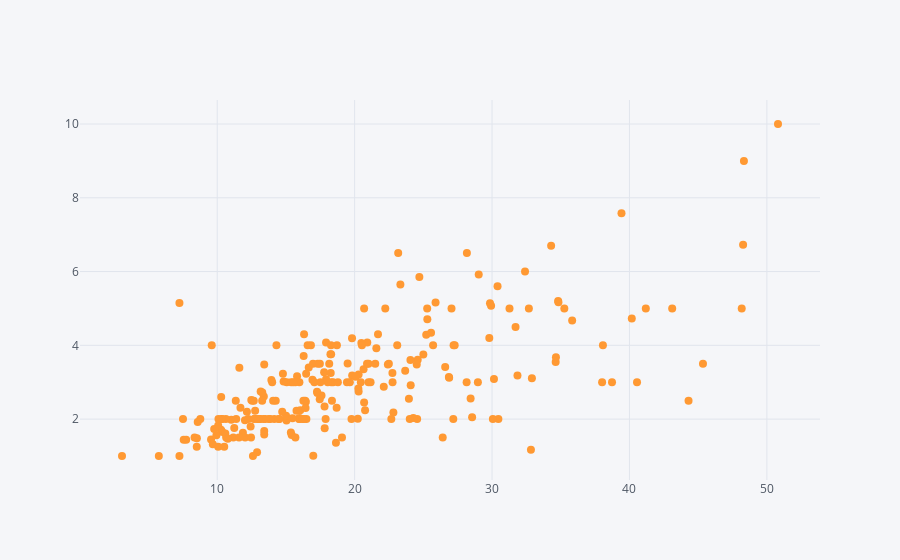

The code cell stored with this chart in its notebook:
### Code cell
d1[['total_bill','tip']].iplot(x='total_bill',y='tip',mode='markers',size=8)

### Figure 1 — Plotly figure (JSON) as saved in the notebook; plotly's stock layout.template omitted (floating-point values rounded to 4 significant figures; data arrays with more than 128 entries replaced by an {"elided": "..."} marker saying what was removed)
{"data": [{"line": {"color": "rgba(255, 153, 51, 1.0)", "dash": "solid", "shape": "linear", "width": 1.3}, "marker": {"size": 8, "symbol": "circle"}, "mode": "markers", "name": "tip", "text": "", "type": "scatter", "x": {"elided": "244 float values"}, "y": {"elided": "244 float values"}}], "layout": {"legend": {"bgcolor": "#F5F6F9", "font": {"color": "#4D5663"}}, "paper_bgcolor": "#F5F6F9", "plot_bgcolor": "#F5F6F9", "title": {"font": {"color": "#4D5663"}}, "xaxis": {"gridcolor": "#E1E5ED", "showgrid": true, "tickfont": {"color": "#4D5663"}, "title": {"font": {"color": "#4D5663"}, "text": ""}, "zerolinecolor": "#E1E5ED"}, "yaxis": {"gridcolor": "#E1E5ED", "showgrid": true, "tickfont": {"color": "#4D5663"}, "title": {"font": {"color": "#4D5663"}, "text": ""}, "zerolinecolor": "#E1E5ED"}}}
